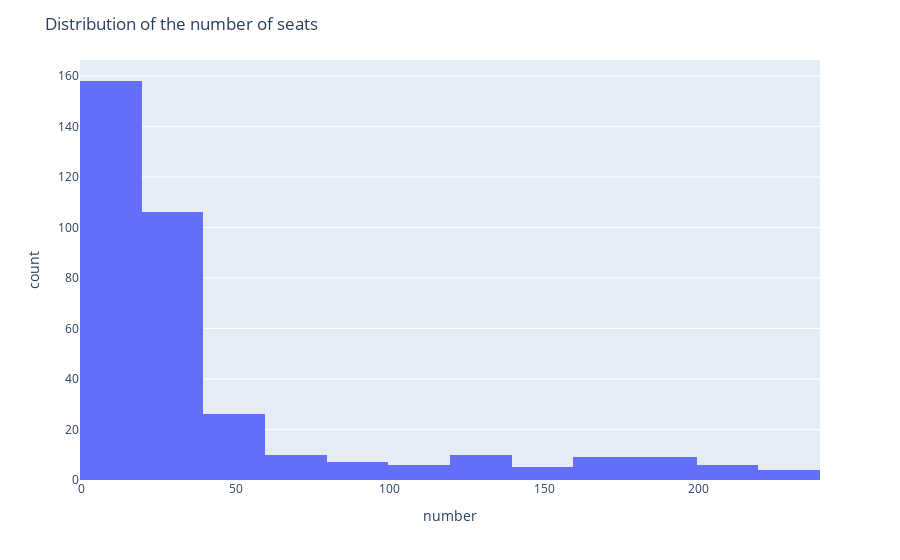

Here is the notebook cell this chart was saved with:
### Markdown cell above
## For streets with a lot of restaurants, look at the distribution of the number of seats. What trends can you see?

### Code cell
# Let's split the data to have only information about the 10 most busy streets
busy_streets = rest_data.groupby(
    'clean_street_final')['id'].count().reset_index().sort_values(by='id', ascending=False).head(10)
# get array of the busy streets
array = busy_streets['clean_street_final'].to_list()
# filter df by these streets 
df = rest_data.loc[rest_data['clean_street_final'].isin(array)]
fig = px.histogram(df, x="number")
fig.update_layout(
    title="Distribution of the number of seats")
fig.show()

### Figure 1 — Plotly figure (JSON) as saved in the notebook; plotly's stock layout.template omitted (floating-point values rounded to 4 significant figures; data arrays with more than 128 entries replaced by an {"elided": "..."} marker saying what was removed)
{"data": [{"alignmentgroup": "True", "bingroup": "x", "hovertemplate": "number=%{x}<br>count=%{y}<extra></extra>", "legendgroup": "", "marker": {"color": "#636efa", "pattern": {"shape": ""}}, "name": "", "offsetgroup": "", "orientation": "v", "showlegend": false, "type": "histogram", "x": {"elided": "356 int values"}, "xaxis": "x", "yaxis": "y"}], "layout": {"barmode": "relative", "legend": {"tracegroupgap": 0}, "margin": {"t": 60}, "title": {"text": "Distribution of the number of seats"}, "xaxis": {"anchor": "y", "domain": [0, 1], "title": {"text": "number"}}, "yaxis": {"anchor": "x", "domain": [0, 1], "title": {"text": "count"}}}}
